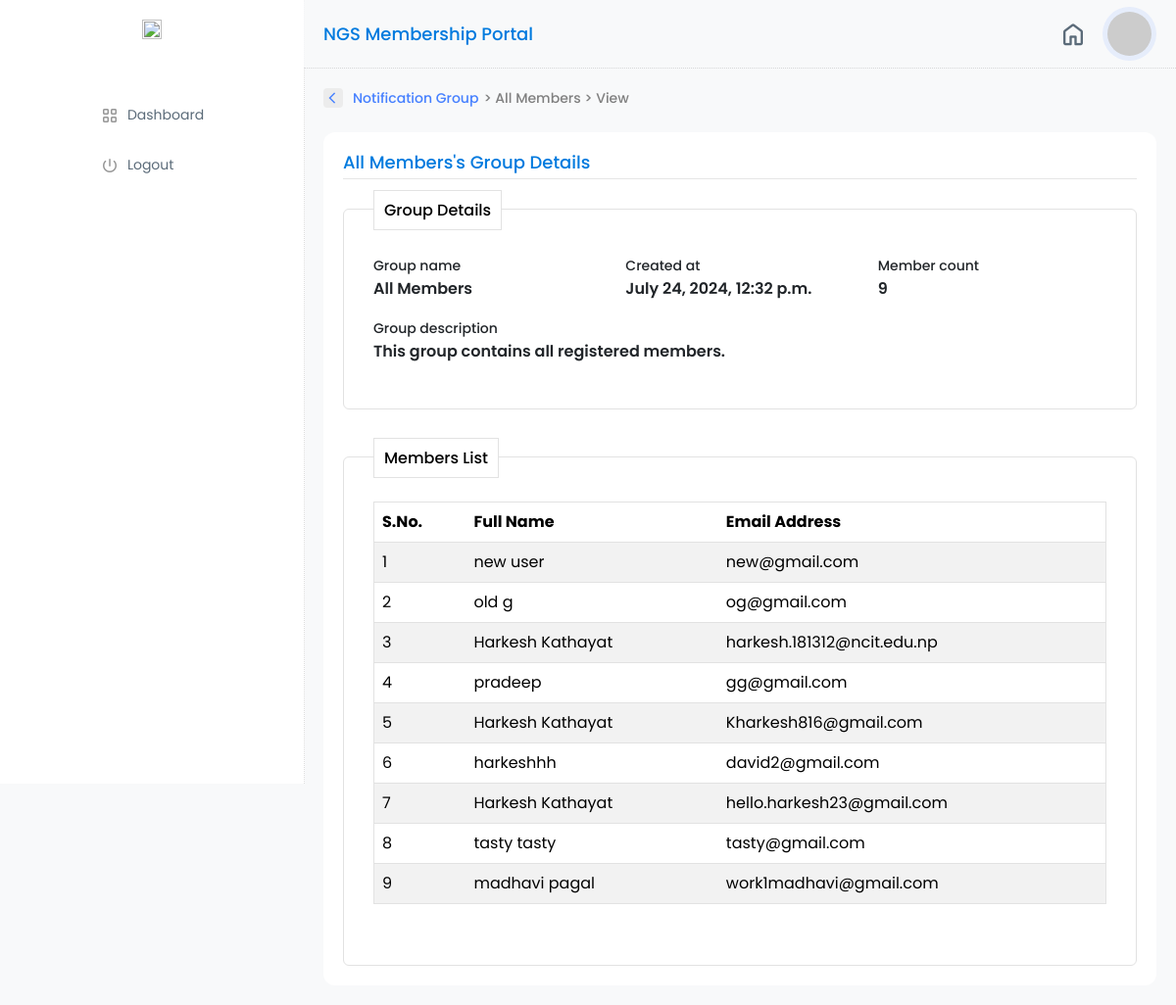
The page /notifications/view-group/6 on the database its author committed.
### notification/models.py (models this page shows)
class Groups(models.Model):
    name = models.CharField(max_length = 100)
    description = models.CharField(max_length = 2000)
    users = models.ManyToManyField(CustomUser,related_name='notification_groups')
    created_at= models.DateTimeField(auto_now_add=True,null=True)

### account/models.py (models this page shows, shortened)
class CustomUser(AbstractUser):
    full_name = models.CharField(max_length=100)
    email = models.EmailField( unique=True,
        error_messages={
            'unique': _(
                "A user is already registered with this email address"),
        },
    )
    username = None
    created_date=models.DateTimeField(auto_now_add=True)
    token = models.CharField(max_length=5,default=1234)
    is_verified = models.BooleanField(default=False)
    ADMIN=1
    USER=2
    ROLE_CHOICES=(
        (USER,'USER'),
        (ADMIN,'ADMIN'),
    )
    role = models.PositiveSmallIntegerField(
        choices=ROLE_CHOICES, blank=True, default=2
    )
    USERNAME_FIELD='email'
    REQUIRED_FIELDS=['full_name']
    objects =CustomUserManager()

### notification/views.py (the view)
# urls.py: path('view-group/<int:id>',views.view_group,name='view_group'),
def view_group(request,id):
    group=get_object_or_404(Groups,id=id)
    context={
        'group': group,
    }
    return render(request,'notification/view_group.html',context)

### notification/templates/notification/view_group.html (shortened to what this page needs)
{% extends 'login_layout/layout.html' %}
{% load static %}
{% block content %}
            <div class="col-md-9 my-profile-w-80 g-0">
                {% include 'management/topbar.html' %}
                <div class="main-section-container">
                    <div class="row back-link">
                        <a href="#" onclick="history.back()">
                            <div class="icon-box"><span class="material-symbols-outlined">
                                </span>
                            </div>Notification Group <span style="color: #808080; margin-left: 5px;"> > {{ group.name}}
                                > View</span>
                        </a>
                    </div>
                    <div class="content-container mt-4">
                        <h3 class="form-title">{{ group.name }}'s Group Details</h3>
                        <hr>
                        <div class="detail-container">
                            <h2 class="detail-title">Group Details</h2>
                            <div class="row mb-3 mt-4">
                                <div class="col-md-4">
                                    <label class="form-label cm">Group name</label>
                                    <p class="data">{{ group.name }}</p>
                                </div>
                                <div class="col-md-4">
                                    <label class="form-label cm">Created at</label>
                                    <p class="data">{{ group.created_at }}</p>
                                </div>
                                <div class="col-md-4">
                                    <label class="form-label cm">Member count</label>
                                    <p class="data">{{ group.users.count }}</p>
                                </div>
                            </div>
                            <div class="row mb-3">
                                <div class="col-md-12">
                                    <label class="form-label cm">Group description</label>
                                    <p class="data">{{ group.description }}</p>
                                </div>
                            </div>
                        </div>
                        <div class="detail-container mt-5">
                            <h2 class="detail-title">Members List</h2>
                            <div class="row mb-3 mt-4">
                                <div class="col-md-12">
                                    <table class="table table-striped">
                                        <thead>
                                            <tr>
                                                <th>S.No.</th>
                                                <th>Full Name</th>
                                                <th>Email Address</th>
                                            </tr>
                                        </thead>
                                        <tbody>
                                            {% for member in group.users.all %}
                                            <tr>
                                                <td>{{ forloop.counter }}</td>
                                                <td>{{ member.full_name }}</td>
                                                <td>{{ member.email }}</td>
                                            </tr>
                                            {% endfor %}
                                        </tbody>
                                    </table>
                                </div>
                            </div>
                        </div>
                    </div>
                </div>
            </div>
{% endblock %}

### static/css/style.css (style rules this page uses)
body { font-family: Poppins; background: #f8f9fa; overflow-x: hidden; }
a { text-decoration: none; color: unset; }
.back-link { display: flex; align-items: center; }
.back-link a { font-size: 14px; font-weight: 500; color: #4680ff; display: flex; text-decoration: none; }
.back-link a .icon-box { height: 14px; width: 14px; background: #ececec; display: flex; justify-content: center; align-items: center; padding: 10px; border-radius: 4px; margin-right: 10px; }
.back-link a .icon-box span { font-size: 14px; padding-left: 5px; }
.form-label { padding: 0; font-weight: 500; margin-bottom: 0; font-size: 14px; }
@media (min-width: 768px) { .my-profile-w-80 { flex: 0 0 auto; width: calc(100vw - 290px) !important; padding: 0 0 0 20px!important; margin-left: 290px; } }
.main-section-container { padding: 20px; }
.form-title { font-size: 18px; margin-bottom: 0; padding-bottom: 0; font-weight: 500; color: #007ade; }
hr { margin: 5px 0 30px 0; color: inherit; border: 0; border-top: 0.1px solid rgba(0, 0, 0, 0.4); opacity: .25; }
.table>thead { vertical-align: middle; }
tr { border: 0.8px solid #e2e2e2; }
.content-container { background-color: #fff !important; padding: 20px; border-radius: 12px; }
td { vertical-align: middle; }
.table-striped>tbody>tr:nth-of-type(2n)>*, .table-striped>tbody>tr:nth-of-type(odd)>* { --bs-table-accent-bg: none; background-color: #fff !important }
.detail-container { border: 1px solid #e2e2e2; padding: 30px; border-radius: 6px; }
.detail-title { font-size: 16px; margin-bottom: 0; padding-bottom: 0; font-weight: 500; color: #000000; background: #ffffff; border: 1px solid #e2e2e2; margin-top: -50px; width: max-content; padding: 10px; }
.data { padding: 0; margin: 0; font-weight: 600; font-size: 16px; }

### rows shown on the page
Groups: name "All Members", created_at "July 24, 2024, 12:32 p.m.", users.count "9", description "This group contains all registered members."
CustomUser: full_name "new user", email "new@gmail.com"
CustomUser: full_name "old g", email "og@gmail.com"
CustomUser: full_name "Harkesh Kathayat", email "harkesh.181312@ncit.edu.np"
CustomUser: full_name "pradeep", email "gg@gmail.com"
CustomUser: full_name "Harkesh Kathayat", email "Kharkesh816@gmail.com"
CustomUser: full_name "harkeshhh", email "david2@gmail.com"
CustomUser: full_name "Harkesh Kathayat", email "hello.harkesh23@gmail.com"
CustomUser: full_name "tasty tasty", email "tasty@gmail.com"
CustomUser: full_name "madhavi pagal", email "work1madhavi@gmail.com"
